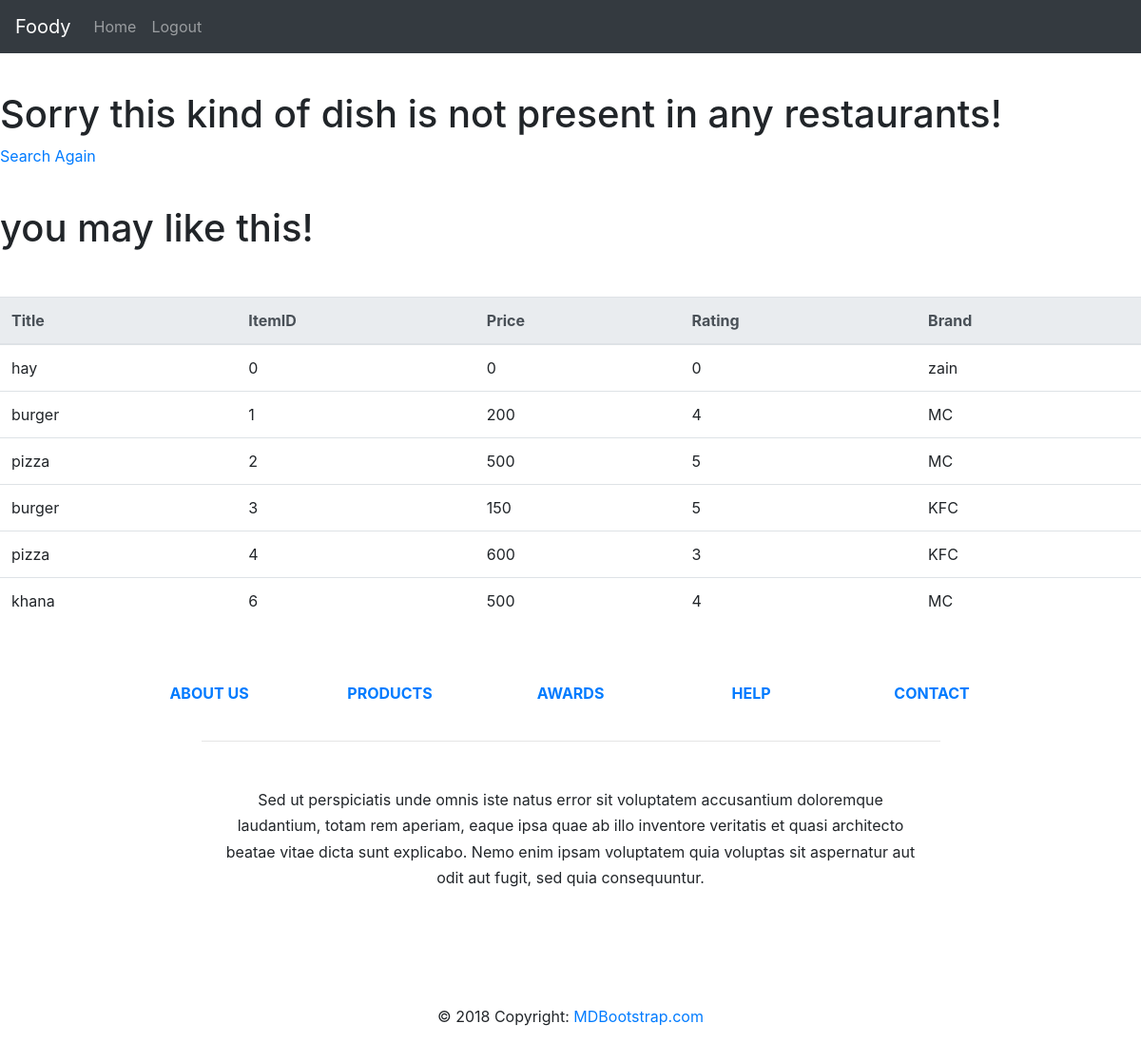
The app's page /home/ (signed in) with its own data.
### mod/models.py (models this page shows, shortened)
class branddata(models.Model):
    id = models.BigAutoField(primary_key=True)
    title = models.CharField(max_length=240, default="hay")
    itemid=models.IntegerField(default=0)
    price = models.IntegerField(default=0)
    rating = models.IntegerField(default=0)
    brand = models.CharField(max_length=30, default="zain")

### mod/views.py (the view)
# urls.py: 2. Add a URL to urlpatterns:  path('', views.home, name='home')
@login_required
def home(request):
    qs = branddata.objects.all()
    ay = request.session.get('title')
    qs0 = branddata.objects.filter(title=ay)
    qs1 = branddata.objects.filter(~Q(title=ay))
    result_list = list(chain(qs0,qs1))
    result_list.append(ay)
    context = {
        'object': result_list
    }
    if qs0.exists():
        template = "detail.html"
    else:
        template = "error.html"
    return render(request, template, context)

### mod/templates/error.html (shortened to what this page needs)
<!DOCTYPE html>
<html lang="en">
<head>
  <link rel="stylesheet"
  href="https://stackpath.bootstrapcdn.com/bootstrap/4.3.1/css/bootstrap.min.css"
>
</head>
<body>
  <nav class="navbar navbar-expand-sm navbar-dark bg-dark">
    <a class="navbar-brand" href="#">Foody</a>
    <div class="collapse navbar-collapse" id="navbarNav">
      <ul class="navbar-nav">
         <li class="nav-item">
          <a class="nav-link" href="{% url 'main' %}">Home</a>
        </li>
        <li class="nav-item">
          <a class="nav-link" href="{% url 'logout'%}">Logout</a>
        </li>
      </ul>
    </div>
  </nav>
<p><br></p>
  <h1>Sorry this kind of dish is not present in any restaurants!</h1>
  <a href="{% url 'search'%}">Search Again</a>
  <p><br></p>
<h1>you may like this!</h1>
<p><br></p>
<table class="table">
  <thead class="thead-light">
    <tr>
      <th scope="col">Title</th>
      <th scope="col">ItemID</th>
      <th scope="col">Price</th>
      <th scope="col">Rating</th>
      <th scope="col">Brand</th>
    </tr>
  </thead>
  <tbody>
    {%for obj in object%}
      {% if obj.title != object|last %}
        {% if forloop.last %}
        {% else %}
       <tr>
     <td>{{obj.title}}</td>
     <td>{{obj.itemid}} </td>
     <td>{{obj.price}}</td>
     <td>{{obj.rating}}</td>
     <td>{{obj.brand}}</td>
   </tr>
    {% endif %}
    {% endif %}
    {%endfor%}
  </tbody>
</table>
<footer class="page-footer font-small indigo">
    <div class="container">
      <div class="row text-center d-flex justify-content-center pt-5 mb-3">
        <div class="col-md-2 mb-3">
          <h6 class="text-uppercase font-weight-bold">
            <a href="#!">About us</a>
          </h6>
        </div>
        <div class="col-md-2 mb-3">
          <h6 class="text-uppercase font-weight-bold">
            <a href="#!">Products</a>
          </h6>
        </div>
        <div class="col-md-2 mb-3">
          <h6 class="text-uppercase font-weight-bold">
            <a href="#!">Awards</a>
          </h6>
        </div>
        <div class="col-md-2 mb-3">
          <h6 class="text-uppercase font-weight-bold">
            <a href="#!">Help</a>
          </h6>
        </div>
        <div class="col-md-2 mb-3">
          <h6 class="text-uppercase font-weight-bold">
            <a href="#!">Contact</a>
          </h6>
        </div>
      </div>
      <hr class="rgba-white-light" style="margin: 0 15%;">
      <div class="row d-flex text-center justify-content-center mb-md-0 mb-4">
        <div class="col-md-8 col-12 mt-5">
          <p style="line-height: 1.7rem">Sed ut perspiciatis unde omnis iste natus error sit voluptatem
            accusantium doloremque laudantium, totam rem
            aperiam, eaque ipsa quae ab illo inventore veritatis et quasi architecto beatae vitae dicta sunt
            explicabo.
            Nemo enim ipsam voluptatem quia voluptas sit aspernatur aut odit aut fugit, sed quia consequuntur.</p>
        </div>
      </div>
      <div class="row pb-3">
        <div class="col-md-12">
          <div class="mb-5 flex-center">
            <a class="fb-ic">
            </a>
            <a class="tw-ic">
            </a>
            <a class="gplus-ic">
            </a>
            <a class="li-ic">
            </a>
            <a class="ins-ic">
            </a>
          </div>
        </div>
      </div>
    </div>
    <div class="footer-copyright text-center py-3">© 2018 Copyright:
      <a href="https://mdbootstrap.com/education/bootstrap/"> MDBootstrap.com</a>
    </div>
  </footer>
</body>
</html>

### records on screen
branddata: title "hay", itemid "0", price "0", rating "0", brand "zain"
branddata: title "burger", itemid "1", price "200", rating "4", brand "MC"
branddata: title "pizza", itemid "2", price "500", rating "5", brand "MC"
branddata: title "burger", itemid "3", price "150", rating "5", brand "KFC"
branddata: title "pizza", itemid "4", price "600", rating "3", brand "KFC"
branddata: title "khana", itemid "6", price "500", rating "4", brand "MC"
